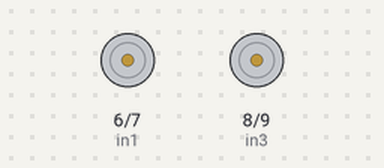
Bench run of a sketch on a simulated Arduino Uno, built with avr-gcc and run on an emulated ATmega328P. Parts: motor-driver pin pairs drawn as motors (green arrow = first pin HIGH = forward, orange = second pin HIGH = backward, longer = more drive, scaled by the enable pin).

Above: at 0.2 s.
At 8.7 s:
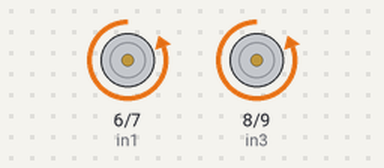
Timing chart, 0 to 10.4 s (numbered marks = the images above):
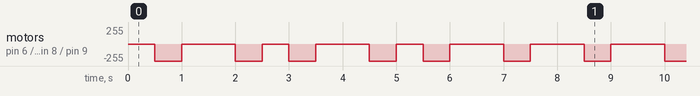

Measured:
- by itself, motor on pin 6 (in1) / pin 7 (in2), motor on pin 8 (in3) / pin 9 (in4): repeats every 8.0 s: stopped 1.0 s, backward 255/255 0.50 s, stopped 0.50 s, backward 255/255 0.50 s, stopped 1.0 s, backward 255/255 0.50 s, stopped 0.50 s, 2 × (backward 255/255 0.50 s, stopped 1.0 s), backward 255/255 0.50 s

The sketch:

C3_Ceaser.ino
```cpp
// cipher 3:
// MU - Caesars cipher - ascii

// Motor A connections
int enA = 5;
int in1 = 6;
int in2 = 7;
// Motor B connections
int enB = 10;
int in3 = 8;
int in4 = 9;

void setup() {
	// Set all the motor control pins to outputs
	pinMode(enA, OUTPUT);
	pinMode(enB, OUTPUT);
	pinMode(in1, OUTPUT);
	pinMode(in2, OUTPUT);
	pinMode(in3, OUTPUT);
	pinMode(in4, OUTPUT);


	// Turn off motors - Initial state
	digitalWrite(in1, LOW);
	digitalWrite(in2, LOW);
	digitalWrite(in3, LOW);
	digitalWrite(in4, LOW);

  analogWrite(enA, 255);
	analogWrite(enB, 255);


}

void loop() {
//MU - JR - 74 82
//0 1 0 0 1 0 1 0 0 1 0 1 0 0 1 0

turn_off();
delay(500);

turn_on();
delay(500);

turn_off();
delay(500);

turn_off();
delay(500);

turn_on();
delay(500);

turn_off();
delay(500);

turn_on();
delay(500);

turn_off();
delay(500);

turn_off();
delay(500);

turn_on();
delay(500);

turn_off();
delay(500);

turn_on();
delay(500);

turn_off();
delay(500);

turn_off();
delay(500);

turn_on();
delay(500);

turn_off();
delay(500);


}


void send_00(){
  analogWrite(enA, 0);
	analogWrite(enB, 0);
}

void send_01(){
  analogWrite(enA, 70);
	analogWrite(enB, 70);
}

void send_10(){
  analogWrite(enA, 160);
	analogWrite(enB, 160);
}

void send_11(){
  analogWrite(enA, 250);
	analogWrite(enB, 250);
}

void turn_on() {
	digitalWrite(in1, LOW);
	digitalWrite(in2, HIGH);
	digitalWrite(in3, LOW);
	digitalWrite(in4, HIGH);

}

void turn_off() {

	digitalWrite(in1, LOW);
	digitalWrite(in2, LOW);
	digitalWrite(in3, LOW);
	digitalWrite(in4, LOW);

}
```
